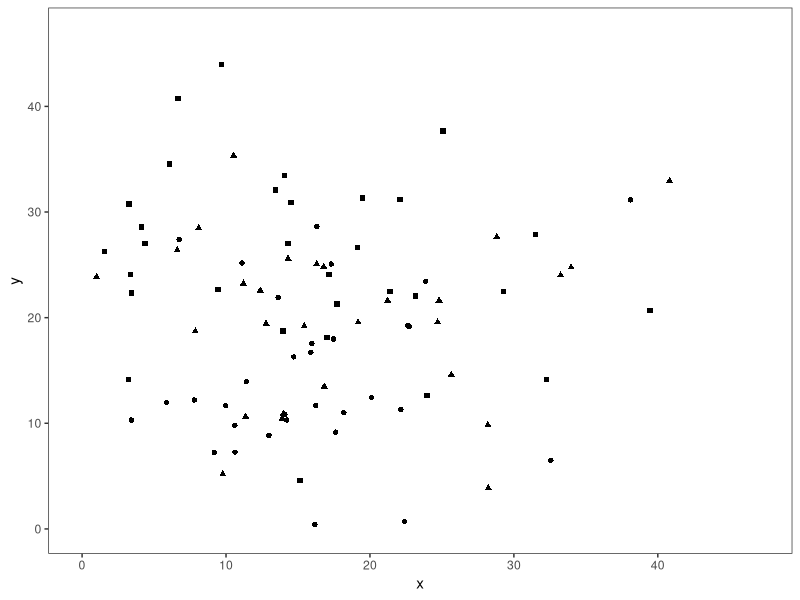
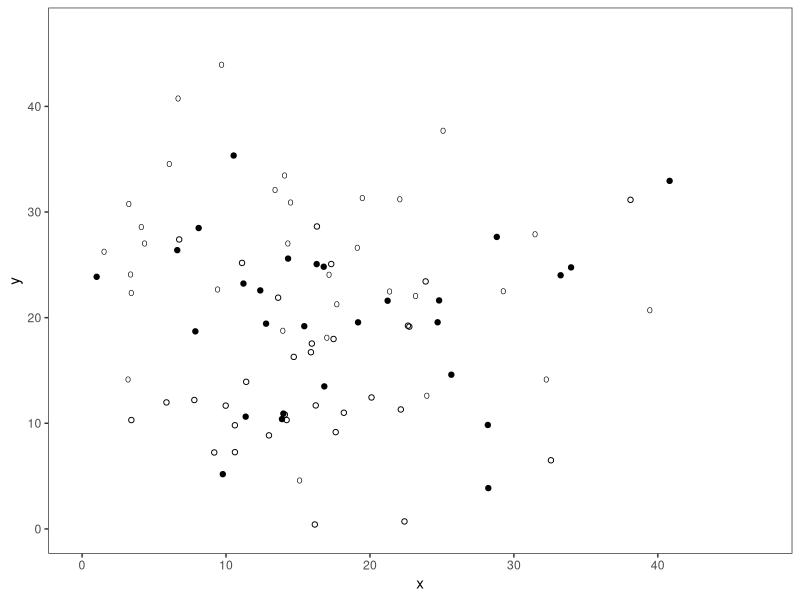

These charts were generated, in order, by the following R code: (Note: this script raises an error after producing the figures.)
library(ggplot2)
library(gridExtra)

this_base <- "fig06-06_superposed-data-sets"

set.seed(100)

my_data <- data.frame(x = rnorm(100, mean = 15, sd = 10), 
                      y = c(rnorm(50, mean = 15, sd = 10), 
                            rnorm(50, mean = 25, sd = 10)))

my_data$country <- c(rep("England", 33), rep("France", 33), rep("Italy", 34))

p1 <- ggplot(my_data, aes(x = x, y = y, group = country)) +
  geom_point(aes(shape = country), show_guide = FALSE) +
  scale_y_continuous(breaks = seq(0, 40, 10), limits = c(0, 47)) + 
  scale_x_continuous(breaks = seq(0, 40, 10), limits = c(0, 47)) +
  theme_bw() +
  theme(panel.grid.major = element_blank(),
        panel.grid.minor = element_blank())

p1


p2 <- ggplot(my_data, aes(x = x, y = y, group = country)) +
  geom_point(aes(shape = country), show_guide = FALSE) +
  scale_shape_manual(values = c(1, 19, 79)) +
  scale_y_continuous(breaks = seq(0, 40, 10), limits = c(0, 47)) + 
  scale_x_continuous(breaks = seq(0, 40, 10), limits = c(0, 47)) +
  theme_bw() +
  theme(panel.grid.major = element_blank(),
        panel.grid.minor = element_blank())

p2

# arrange plots together 
p3 <- arrangeGrob(p1, p2, nrow = 2,
                  main = textGrob("Fig 6.6 Superposed Data Sets", 
                                  just = "top", vjust = 0.75, 
                                  gp = gpar(lineheight = 1, 
                                            fontface = "bold")))

p3

ggsave(paste0(this_base, ".png"), p3, width = 4, height = 6)

## note: my_data is simulated to resemble the original
